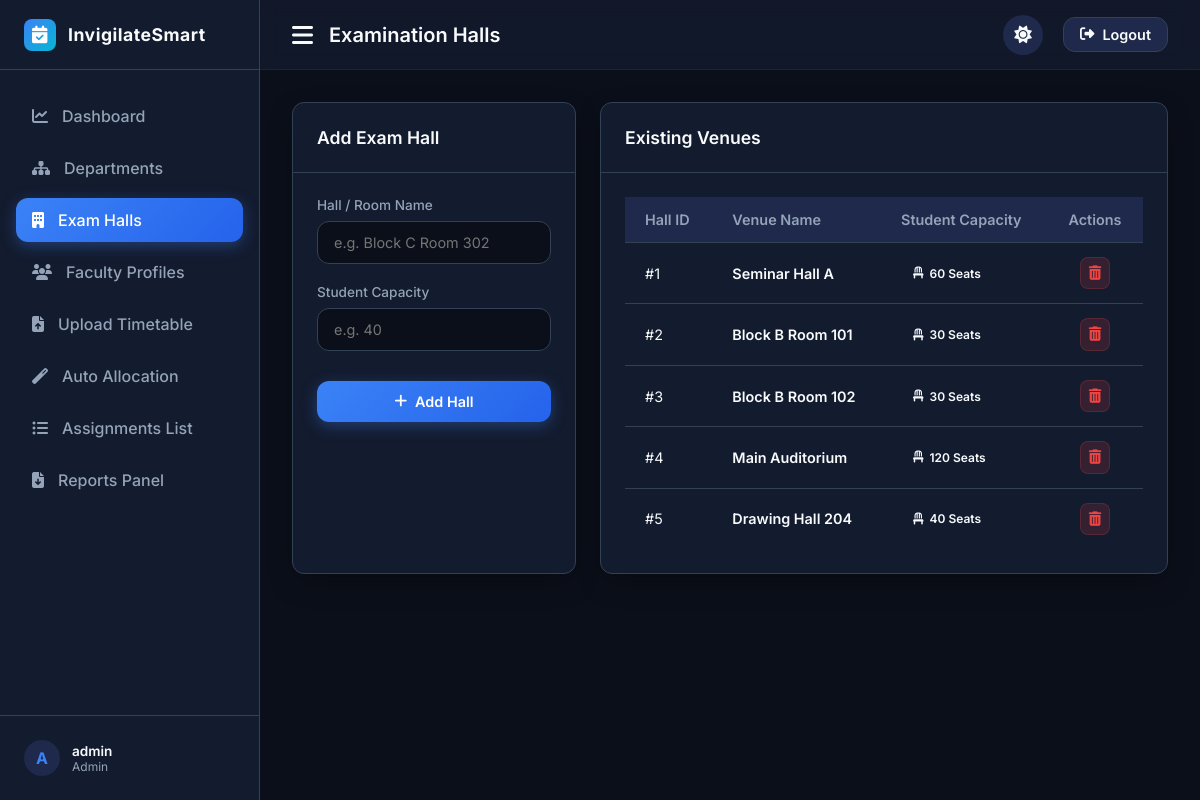
Screenshot of /admin/halls (signed in) with the database file from the repository.
### models/hall.py (models this page shows)
class ExaminationHall(db.Model):
    __tablename__ = "examination_halls"
    id = db.Column(
        db.Integer,
        primary_key=True
    )
    name = db.Column(
        db.String(100),
        nullable=False,
        unique=True
    )
    capacity = db.Column(
        db.Integer,
        nullable=False
    )
    exams = db.relationship(
        "Exam",
        backref="hall",
        lazy=True
    )

### routes/admin.py (the view, shortened to what this page needs)
@admin_bp.route('/halls', methods=['GET', 'POST'])
def halls():
    halls_list = ExaminationHall.query.all()
    return render_template('admin/halls.html', halls=halls_list)

### routes/admin.py (called while the page is built)
@admin_bp.before_request
@role_required('admin')
def before_request():
    pass

### routes/auth.py (called while the page is built, shortened)
def role_required(role):
    def decorator(f):
        @wraps(f)
        def decorated_function(*args, **kwargs):
            if "user_id" not in session:
                flash("Please login first.", "error")
                return redirect(url_for("auth.login"))
            return f(*args, **kwargs)
        return decorated_function
    return decorator

### templates/admin/halls.html (shortened to what this page needs)
{% extends "base.html" %}
{% block page_title %}Examination Halls{% endblock %}
{% block content %}
<div class="charts-grid" style="grid-template-columns: 1fr 2fr; gap: 24px;">
    <div class="panel-card">
        <div class="panel-header">
            <h3 class="panel-title">Add Exam Hall</h3>
        </div>
        <div class="panel-body">
            <form method="POST" action="{{ url_for('admin.halls') }}">
                <div class="form-group">
                    <label for="name">Hall / Room Name</label>
                    <input type="text" id="name" name="name" class="form-control" placeholder="e.g. Block C Room 302" required>
                </div>
                <div class="form-group">
                    <label for="capacity">Student Capacity</label>
                    <input type="number" id="capacity" name="capacity" class="form-control" placeholder="e.g. 40" min="1" required>
                </div>
                <button type="submit" class="btn btn-primary" style="width: 100%; margin-top: 10px;">
                    <i class="fas fa-plus"></i><span>Add Hall</span>
                </button>
            </form>
        </div>
    </div>
    <div class="panel-card">
        <div class="panel-header">
            <h3 class="panel-title">Existing Venues</h3>
        </div>
        <div class="panel-body">
            <div class="table-container">
                <table class="custom-table">
                    <thead>
                        <tr>
                            <th>Hall ID</th>
                            <th>Venue Name</th>
                            <th>Student Capacity</th>
                            <th style="text-align: center;">Actions</th>
                        </tr>
                    </thead>
                    <tbody>
                        {% if halls %}
                            {% for hall in halls %}
                                <tr>
                                    <td>#{{ hall.id }}</td>
                                    <td style="font-weight: 600;">{{ hall.name }}</td>
                                    <td>
                                        <span class="badge info">
                                            <i class="fas fa-chair"></i> {{ hall.capacity }} Seats
                                        </span>
                                    </td>
                                    <td>
                                        <div style="display: flex; justify-content: center;">
                                            <form method="POST" action="{{ url_for('admin.delete_hall', id=hall.id) }}" onsubmit="return confirm('Deleting this hall will delete all scheduled exams in this venue. Proceed?');">
                                                <button type="submit" class="btn btn-danger btn-icon" title="Delete Venue">
                                                    <i class="fas fa-trash-alt"></i>
                                                </button>
                                            </form>
                                        </div>
                                    </td>
                                </tr>
                            {% endfor %}
                        {% endif %}
                    </tbody>
                </table>
            </div>
        </div>
    </div>
</div>
{% endblock %}

### static/css/style.css (style rules this page uses)
:root { --bg-primary: #0b0f19; --bg-secondary: #131b2e; --bg-tertiary: #1e294b; --text-primary: #f8fafc; --text-secondary: #94a3b8; --accent-blue: #3b82f6; --accent-blue-hover: #2563eb; --accent-blue-glow: rgba(59, 130, 246, 0.35); --success: #10b981; --success-bg: rgba(16, 185, 129, 0.15); --warning: #f59e0b; --warning-bg: rgba(245, 158, 11, 0.15); --danger: #ef4444; --danger-bg: rgba(239, 68, 68, 0.15); --info: #06b6d4; --info-bg: rgba(6, 182, 212, 0.15); --border-color: #334155; --card-shadow: 0 10px 30px -10px rgba(0, 0, 0, 0.5); --sidebar-width: 260px; --header-height: 70px; --border-radius: 12px; --transition: all 0.3s cubic-bezier(0.4, 0, 0.2, 1); --glass-bg: rgba(19, 27, 46, 0.8); --glass-border: rgba(255, 255, 255, 0.05); }
* { margin: 0; padding: 0; box-sizing: border-box; }
body { font-family: 'Inter', sans-serif; background-color: var(--bg-primary); color: var(--text-primary); min-height: 100vh; overflow-x: hidden; transition: var(--transition); }
button, input, select, textarea { font-family: inherit; color: inherit; background: none; border: none; outline: none; }
.charts-grid { display: grid; grid-template-columns: 2fr 1fr; gap: 24px; }
.panel-card { background-color: var(--bg-secondary); border: 1px solid var(--border-color); border-radius: var(--border-radius); box-shadow: var(--card-shadow); display: flex; flex-direction: column; }
.panel-header { padding: 24px; border-bottom: 1px solid var(--border-color); display: flex; justify-content: space-between; align-items: center; flex-wrap: wrap; gap: 16px; }
.panel-title { font-size: 1.1rem; font-weight: 600; }
.panel-body { padding: 24px; }
.table-container { overflow-x: auto; width: 100%; }
.custom-table { width: 100%; border-collapse: collapse; text-align: left; font-size: 0.9rem; }
.custom-table th { background-color: var(--bg-tertiary); color: var(--text-secondary); font-weight: 600; padding: 14px 20px; border-bottom: 1px solid var(--border-color); white-space: nowrap; }
.custom-table td { padding: 14px 20px; border-bottom: 1px solid var(--border-color); vertical-align: middle; }
.custom-table tr:last-child td { border-bottom: none; }
.badge { padding: 6px 12px; border-radius: 20px; font-size: 0.75rem; font-weight: 600; display: inline-flex; align-items: center; gap: 6px; }
.form-group { display: flex; flex-direction: column; gap: 8px; margin-bottom: 20px; }
.form-group label { font-size: 0.85rem; font-weight: 500; color: var(--text-secondary); }
.form-control { background-color: var(--bg-primary); border: 1px solid var(--border-color); border-radius: var(--border-radius); padding: 12px 16px; color: var(--text-primary); font-size: 0.9rem; width: 100%; transition: var(--transition); }
.btn { display: inline-flex; align-items: center; justify-content: center; gap: 8px; padding: 12px 24px; border-radius: var(--border-radius); font-weight: 600; font-size: 0.9rem; cursor: pointer; transition: var(--transition); text-align: center; }
.btn-primary { background: linear-gradient(135deg, var(--accent-blue), var(--accent-blue-hover)); color: #fff; box-shadow: 0 4px 15px var(--accent-blue-glow); }
.btn-danger { background-color: var(--danger-bg); color: var(--danger); border: 1px solid rgba(239, 68, 68, 0.2); }
.btn-icon { padding: 8px; border-radius: 8px; }

### rows the page displays
ExaminationHall: id "1", name "Seminar Hall A", capacity "60"
ExaminationHall: id "2", name "Block B Room 101", capacity "30"
ExaminationHall: id "3", name "Block B Room 102", capacity "30"
ExaminationHall: id "4", name "Main Auditorium", capacity "120"
ExaminationHall: id "5", name "Drawing Hall 204", capacity "40"

### other values shown
{{ session.get('username')[0].upper() if session.get('username') else 'U' }} "A"
{{ session.get('username') }} "admin"
{{ session.get('role') }} "Admin"
